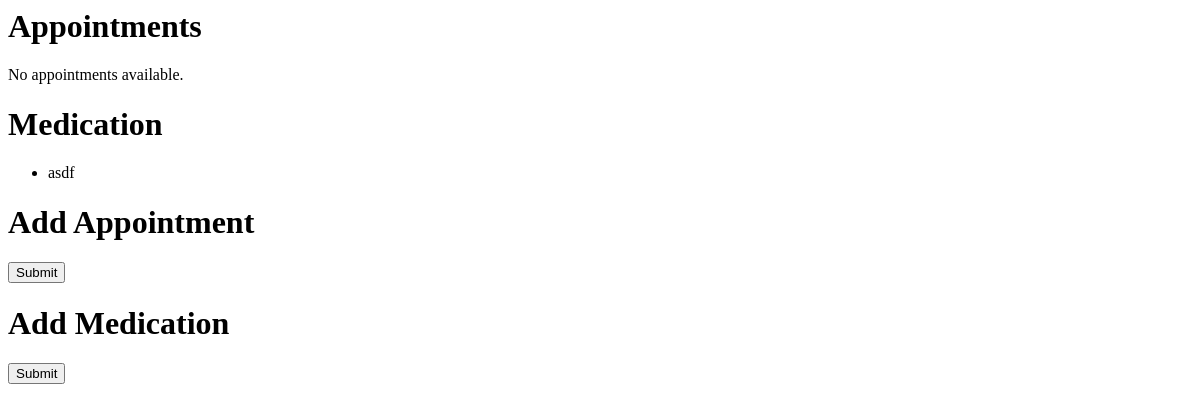
The app's page /remindr/senior/1/, older data.
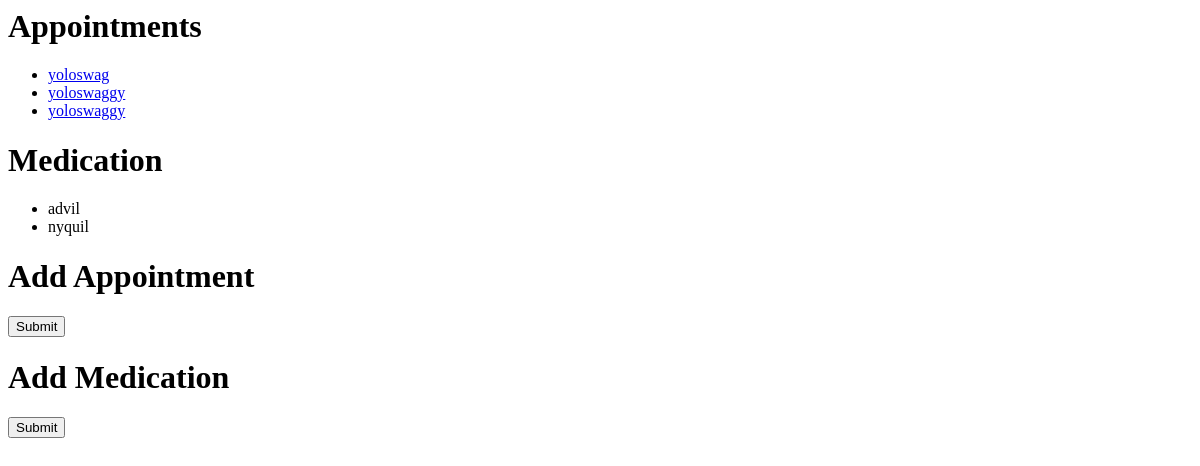
The same page, newer data.
### remindr/models.py (models this page shows, shortened)
class Medication(models.Model):
    name = models.CharField(max_length=40)
    dosage_amount = models.IntegerField(default=0)
    dosage_unit = models.CharField(max_length=10)
    senior = models.ForeignKey(Senior, null=True)

class Appointment(models.Model):
    message = models.CharField(max_length=500)
    senior = models.ForeignKey(Senior, null=True)
    start_date = models.DateField(auto_now=True)
    end_date = models.DateField(auto_now=False)
    frequency_unit = models.CharField(default="hour", max_length=10)

### remindr/views.py (the view)
# urls.py: url(r'^senior/(?P<senior_id>\d+)/$', views.senior, name='senior'),
def senior(request, senior_id=None):
    if request.method == 'GET':
        senior = get_object_or_404(Senior, pk=senior_id)
        medicationForm = MedicationForm()
        appointmentForm = AppointmentForm()
        return render(request, 'remindr/senior.html', {'medicationForm': medicationForm,
                                                       'appointmentForm' : appointmentForm,
                                                     'senior': senior,
                                                     'appointments_lst': senior.appointment_set.all(),
                                                     'medication_lst': senior.medication_set.all()})
    else:
        pass

### remindr/templates/remindr/senior.html (shortened to what this page needs)
<h1>Appointments</h1>
{% if appointments_lst %}
    <ul>
    {% for appointment in appointments_lst %}
        <li><a href="{% url 'remindr:appointment' senior.id appointment.id %}">{{ appointment.message }}</a></li>
    {% endfor %}
    </ul>
{% else %}
    <p>No appointments available.</p>
{% endif %}
<h1>Medication</h1>
{% if medication_lst %}
    <ul>
    {% for medication in medication_lst %}
        <li><div>{{ medication.name }}</div></li>
    {% endfor %}
    </ul>
{% else %}
    <p>No medications available</p>
{% endif %}
<h1>Add Appointment</h1>
<form action="{% url 'remindr:add_appointment' senior.id %}" method="post">
<input type="submit" value="Submit" />
</form>
<h1>Add Medication</h1>
<form action="{% url 'remindr:add_medication' senior.id %}" method="post">
<input type="submit" value="Submit" />
</form>

Row changes from the older to the newer data that the page shows:
added Appointment: message "yoloswag"
added Appointment: message "yoloswaggy"
added Appointment: message "yoloswaggy"
changed Medication: name "asdf" → "advil"
added Medication: name "nyquil"
Text that changed along with them:
text no longer shown: "No appointments available."
